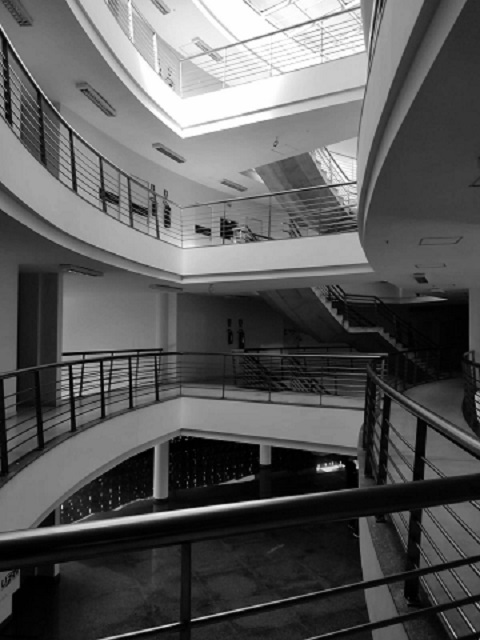
#> input picture Exercicios/imagens/ctec.jpeg, 480 x 640 px, given in place of the camera
$ python equalize.py
#> lines starting #> are read from the running program, lines starting #| are printed output that depends on the picture; after the words box and inside, x2 and y2 are one past the last pixel; in counts of white or black regions, pixels touching at a corner belong together
import cv2
import numpy as np

image = np.zeros((480, 640, 1), dtype=np.uint8)
width, height = image.shape[1], image.shape[0]

cap = cv2.VideoCapture(0)

if not cap.isOpened():
    print("Câmeras indisponíveis")
    exit(-1)

cap.set(cv2.CAP_PROP_FRAME_WIDTH, 640)
cap.set(cv2.CAP_PROP_FRAME_HEIGHT, 480)
width = int(cap.get(cv2.CAP_PROP_FRAME_WIDTH))
height = int(cap.get(cv2.CAP_PROP_FRAME_HEIGHT))

print("largura =", width)
print("altura  =", height)

nbins = 64
range_ = [0, 255]
histrange = range_
uniform = True
accumulate = False

histw = nbins
histh = nbins // 2


histImg = np.zeros((histh, histw), dtype=np.uint8)
histImg_equalize = np.zeros((histh, histw), dtype=np.uint8)

while True:
    ret, image = cap.read()
#> image is the input picture: shape (640, 480, 3); min 0, max 255, mean 90.5

    image = cv2.cvtColor(image, cv2.COLOR_BGR2GRAY)
#> image: shape (640, 480)
    equalize_image = cv2.equalizeHist(image)
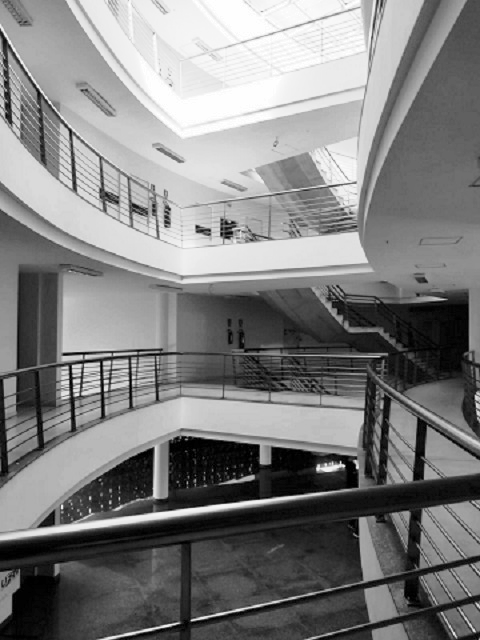
#> equalize_image: shape (640, 480); min 0, max 255, mean 127.6

    planes = cv2.split(image)
    planes_equalize = cv2.split(equalize_image)

    histB = cv2.calcHist([planes[0]], [0], None, [nbins], histrange, accumulate=accumulate)
#> histB = 64 values, max 13617 at index 1, min 1082 at index 54, mean 4784.7
    hist_equalize = cv2.calcHist([planes_equalize[0]], [0], None, [nbins], histrange, accumulate=accumulate)
#> hist_equalize = 64 values, max 7089 at index 4, min 3146 at index 3, mean 4784.7


    cv2.normalize(histB, histB, 0, histImg.shape[0], cv2.NORM_MINMAX, -1)
    cv2.normalize(hist_equalize, hist_equalize, 0, histImg_equalize.shape[0], cv2.NORM_MINMAX, -1)


    histImg.fill(0)
    histImg_equalize.fill(0)
    for i in range(nbins):
        cv2.line(histImg, (i, histh), (i, histh - int(histB[i])), (255, 0, 0), 1, 8, 0)
        cv2.line(histImg_equalize, (i, histh), (i, histh - int(hist_equalize[i])), (255, 0, 0), 1, 8, 0)
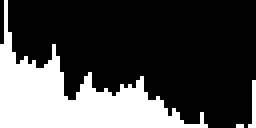
#> histImg: shape (32, 64) (shown 4 times larger); 28.2% white; 3 white regions (2 under 20 px), largest, box (x1, y1, x2, y2) and area: (0, 0, 52, 32) 562
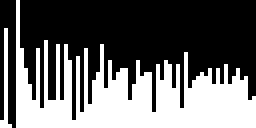
#> histImg_equalize: shape (32, 64) (shown 4 times larger); 40% white; 2 white regions, box (x1, y1, x2, y2) and area: (4, 0, 64, 32) 792, (0, 7, 3, 32) 28


    image[2 * histh:3 * histh, 0:nbins] = histImg
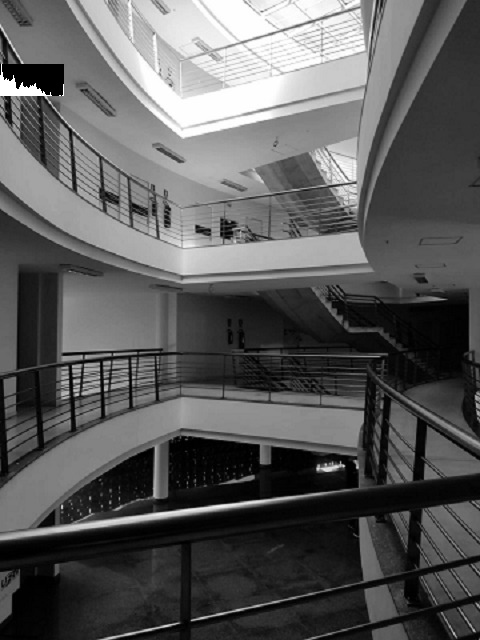
#> image: shape (640, 480); min 0, max 255, mean 90.3
    equalize_image[2 * histh:3 * histh, 0:nbins] = histImg_equalize
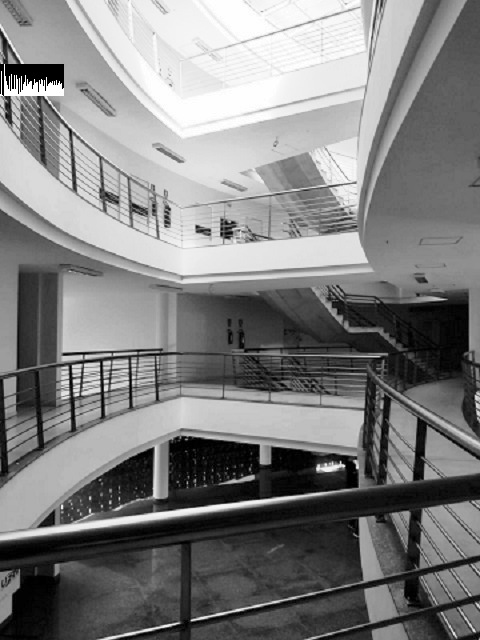
#> equalize_image: shape (640, 480); 0.67% of pixels changed, all inside (x1, y1, x2, y2) = (0, 64, 64, 96)


    cv2.imshow("image", image)
    cv2.imshow("Imagem equalizada", equalize_image)
    key = cv2.waitKey(30)
#> (key Esc is pressed here)
    if key == 27:
        break

cap.release()
cv2.destroyAllWindows()

$ run again, on Exercicios/imagens/ajuste_do_histograma.png
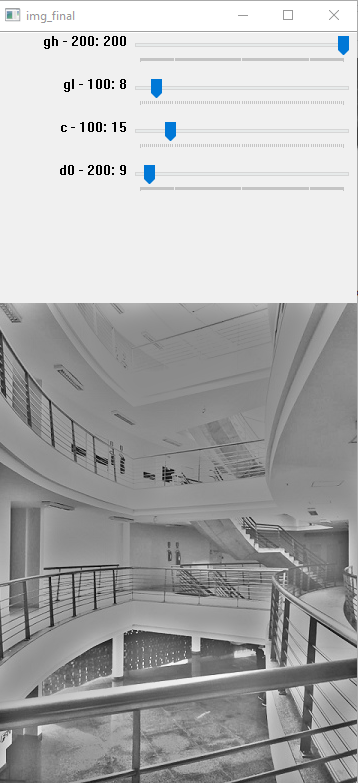
#> input picture Exercicios/imagens/ajuste_do_histograma.png, 358 x 783 px, given in place of the camera
#> image is the input picture: shape (783, 358, 3); mean B, G, R 175.9, 175.6, 175.3
#> histB = 64 values, max 89713 at index 60, min 4 at index 63, mean 4216.3
#> hist_equalize = 64 values, max 89909 at index 61, min 0 at index 20, mean 4216.3
#> after the loop `for i in range(nbins):`:
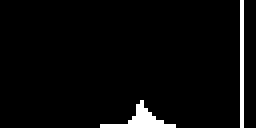
#> histImg: shape (32, 64) (shown 4 times larger); 3.7% white; 2 white regions, box (x1, y1, x2, y2) and area: (25, 25, 44, 32) 44, (60, 0, 61, 32) 32
#> `equalize_image[2 * histh:3 * histh, 0:nbins] = histImg_equalize`:
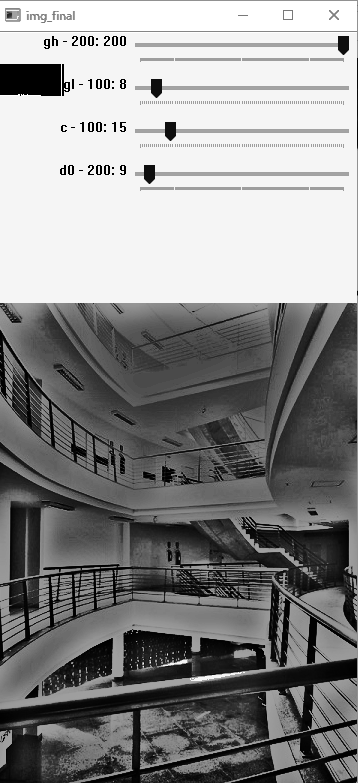
#> equalize_image: shape (783, 358); min 0, max 255, mean 139.2

$ run again, on Exercicios/imagens/biel.png
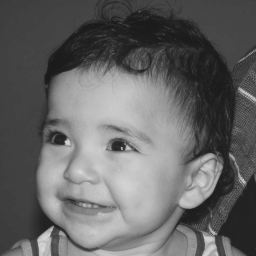
#> input picture Exercicios/imagens/biel.png, 256 x 256 px, given in place of the camera
#> image is the input picture: shape (256, 256, 3); min 26, max 219, mean 100.9
#> histB = 64 values, max 10282 at index 16, min 0 at index 0, mean 1024
#> hist_equalize = 64 values, max 4524 at index 23, min 0 at index 16, mean 1021.5
#> after the loop `for i in range(nbins):`:
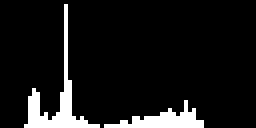
#> histImg: shape (32, 64) (shown 4 times larger); 8.9% white; 2 white regions, box (x1, y1, x2, y2) and area: (6, 1, 25, 32) 109, (26, 25, 51, 32) 73
#> `equalize_image[2 * histh:3 * histh, 0:nbins] = histImg_equalize`:
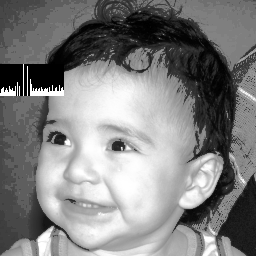
#> equalize_image: shape (256, 256); min 0, max 255, mean 128.4
